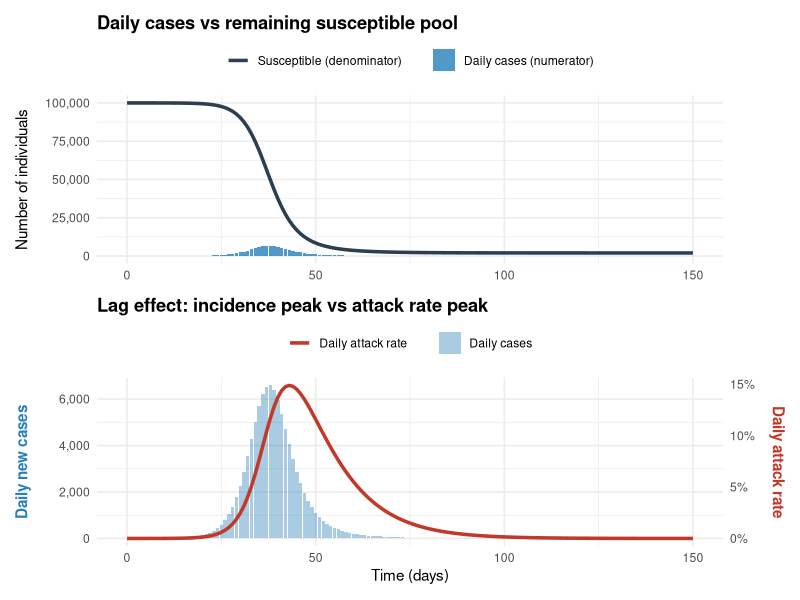

R code for this plot:
## ---- chunk 1
library(deSolve)
library(tidyverse)
library(scales)
library(patchwork)
## ---- chunk 2
# Define the SIR equations
sir_equations <- function(time, state, parameters) {
  with(as.list(c(state, parameters)), {
    dS <- -beta * S * I / N
    dI <- beta * S * I / N - gamma * I
    dR <- gamma * I
    
    list(c(dS, dI, dR))
  })
}

# Set parameters (R0 = 4)
N <- 100000
initial_state <- c(S = N - 1, I = 1, R = 0)
parameters <- c(beta = 0.4, gamma = 0.1) 
times <- seq(0, 150, by = 1)

# Simulate and calculate metrics
simulation <- ode(y = initial_state, times = times, func = sir_equations, parms = parameters) |>
  as.data.frame() |>
  as_tibble() |>
  mutate(
    daily_cases = as.numeric(lag(S, default = first(S)) - S),
    daily_attack_rate = as.numeric(daily_cases / lag(S, default = first(S)))
  ) |>
  mutate(daily_attack_rate = if_else(is.na(daily_attack_rate), 0, daily_attack_rate))

# Plot 1: Absolute scale (Numerator vs Denominator)
plot1 <- simulation |>
  ggplot(aes(x = time)) +
  geom_line(aes(y = S, colour = "Susceptible (denominator)"), linewidth = 1.2) +
  geom_col(aes(y = daily_cases, fill = "Daily cases (numerator)"), alpha = 0.8) +
  scale_y_continuous(labels = comma) +
  scale_colour_manual(values = c("Susceptible (denominator)" = "#2C3E50")) + # Dark Slate
  scale_fill_manual(values = c("Daily cases (numerator)" = "#2980B9")) +    # Clear Blue
  labs(
    title = "Daily cases vs remaining susceptible pool",
    x = NULL, # Remove x-axis label on top plot to reduce clutter
    y = "Number of individuals"
  ) +
  theme_minimal() +
  theme(
    legend.position = "top", 
    legend.title = element_blank(),
    plot.title = element_text(face = "bold")
  )

# Plot 2: Observing the peak lag (Cases vs Attack rate)
scale_ar <- max(simulation$daily_cases) / max(simulation$daily_attack_rate)

plot2 <- simulation |>
  ggplot(aes(x = time)) +
  geom_col(aes(y = daily_cases, fill = "Daily cases"), alpha = 0.4) +
  geom_line(aes(y = daily_attack_rate * scale_ar, colour = "Daily attack rate"), linewidth = 1.2) +
  scale_y_continuous(
    name = "Daily new cases",
    labels = comma,
    sec.axis = sec_axis(~ . / scale_ar, name = "Daily attack rate", labels = percent)
  ) +
  scale_colour_manual(values = c("Daily attack rate" = "#C0392B")) + # Strong Red
  scale_fill_manual(values = c("Daily cases" = "#2980B9")) +         # Clear Blue
  labs(
    title = "Lag effect: incidence peak vs attack rate peak",
    x = "Time (days)"
  ) +
  theme_minimal() +
  theme(
    legend.position = "top", 
    legend.title = element_blank(),
    plot.title = element_text(face = "bold"),
    axis.title.y.left = element_text(colour = "#2980B9", face = "bold", margin = margin(r = 10)),
    axis.title.y.right = element_text(colour = "#C0392B", face = "bold", margin = margin(l = 10))
  )

# Combine plots using patchwork
plot1 / plot2
